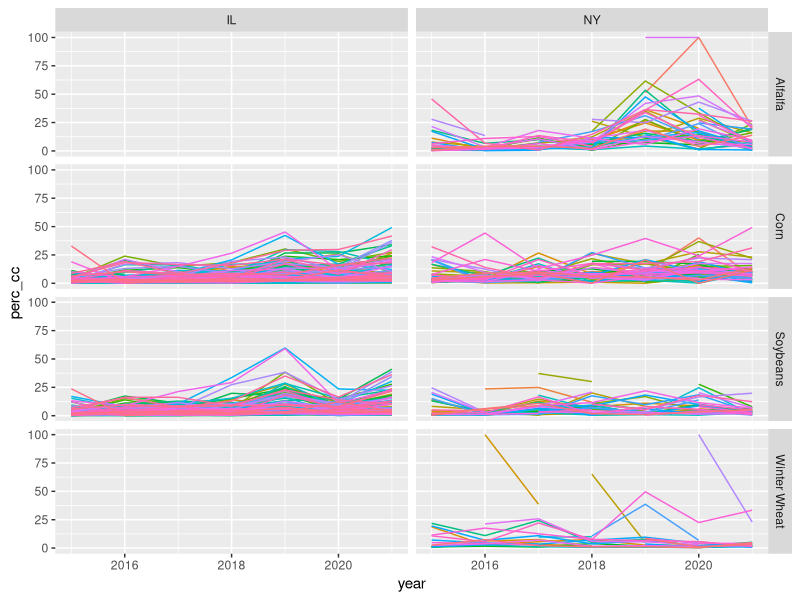
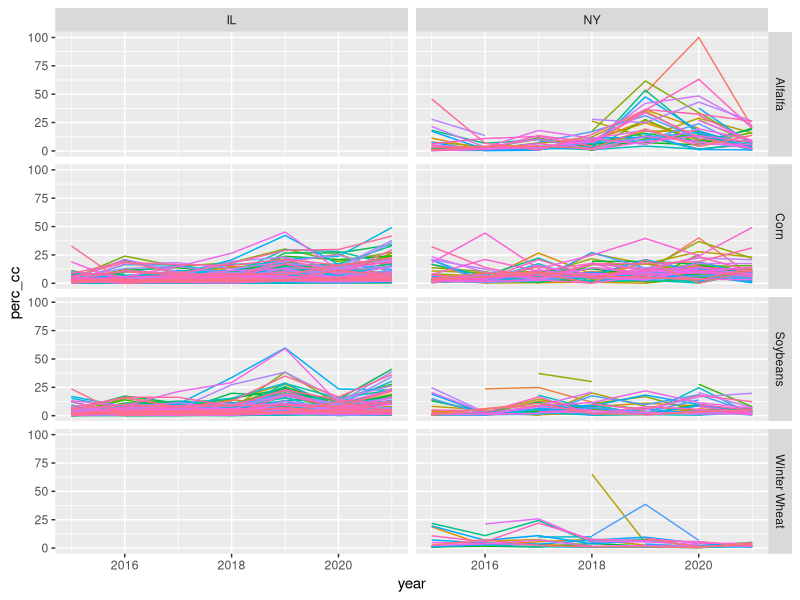

Reproduce these figures in R, in order.
# OpTIS adoption rate information for Illinois and New York aggregated by counties 2015-2021.
# Data shared with AFT from Regrow analysis.
# Column "kpi_name" gives different types of land use areas, with "area" meaning the 
# analyzed acres of the county, tillage type/ cover crop / etc.
# units are ACRES

# load packages
library(reshape2) # for dcast()
library(ggplot2)
library(dplyr)


# to update data, run "download data.R"




# load the data
datil <- read.csv("data/optis/datil.csv")
datny <- read.csv("data/optis/datny.csv")

# combine the data into one df
dat <- rbind(datil, datny)
# clean up
rm(datil)
rm(datny)

colnames(dat)[1] <- "state"
dat <- dat[,c(-2, -10)]

sum(is.na(dat$kpi_value))

# unique(dat$kpi_name)
# cast data into wide form for separate columns by kpi_name and kpi_value
datw <- dcast(dat, ...~kpi_name, value.var="kpi_value")
colnames(datw)[c(2,3,7:11)] <- c("county", "fips", "acres", "ct.acres", "cc.acres", "nt.acres", "rt.acres") 
# $acres is acres analyzed by OpTIS

# calculate percentages
datw$perc_ct <- 100*(datw$ct.acres / datw$acres)
datw$perc_cc <- 100*(datw$cc.acres / datw$acres)
datw$perc_nt <- 100*(datw$nt.acres / datw$acres)
datw$perc_rt <- 100*(datw$rt.acres / datw$acres)


# how does adoption rate change over time?

windows(xpinch=200, ypinch=200, width=5, height=5)

ggplot(data=datw, aes(y=perc_cc, x=year, group=county)) +
  geom_line(aes(color=county), show.legend=F) + #, position="jitter", size=0.5) +
  facet_grid(rows=vars(crop_name), cols=vars(state))

# which counties have at least 5 years of consecutive measurements?
# work with a subset of data
subs <- datw[,c(1,2,5,4)]
# 
subs <- subs %>%
  group_by(state, county, crop_name) %>%
  mutate(con_yrs = cumsum(c(1, diff(year)>1))) %>%  # make col that is "1" for consecutive years, 2 if non-consecutive years
  group_by(state, county, crop_name, con_yrs) %>% # group by new column
  mutate(start = min(year), end = max(year), diff=end - start) # list first and last year of consecutive groups

# join back together with rest of data
datw2 <- left_join(datw, subs) %>%
  filter(diff>4) # only keep county-crop-years with at least 5 years consecutive data 2015-2021
# removes 102 county-crop-years
ggplot(data=datw2, aes(y=perc_cc, x=year, group=county)) +
  geom_line(aes(color=county), show.legend=F) + #, position="jitter", size=0.5) +
  facet_grid(rows=vars(crop_name), cols=vars(state))
unique(datw2$diff)

sum(is.na(datw$perc_cc))
sum(is.na(datw$acres))
sum(is.na(datw$cc.acres))
test <- datw[rowSums(is.na(datw))>0,]
# turns out that we create NAs for counties where certain kpi_names are not measured
# for that county that year that crop
# so need to do the subs code above for each kpi_name